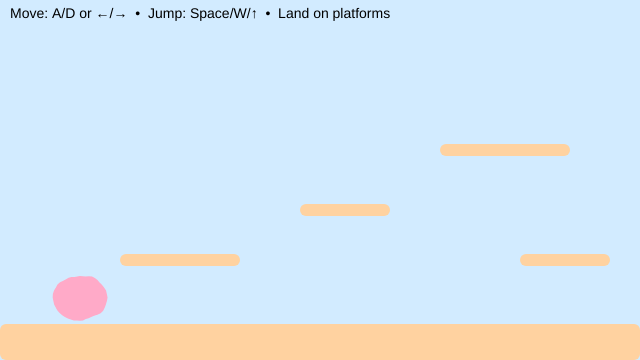
Frame 1 (no input)
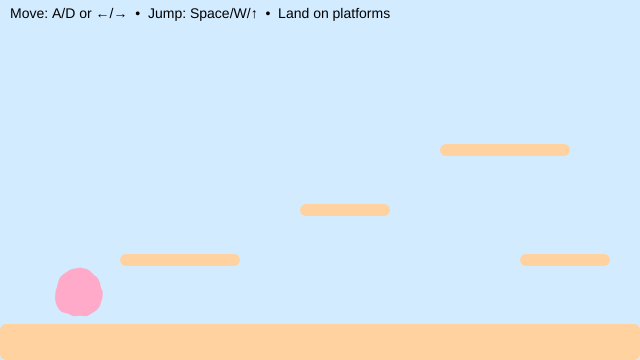
Frame 60 (no input)
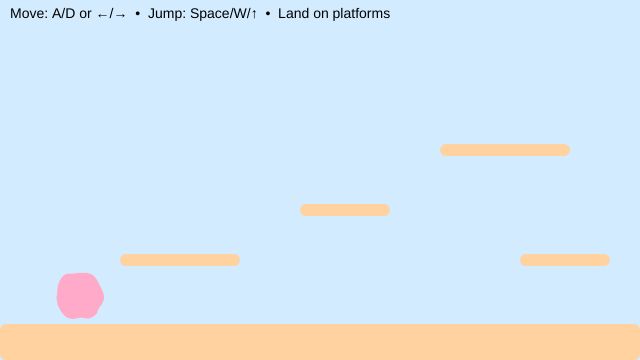
Frame 120 (the mouse pressed at the canvas centre since frame 60)

The p5.js sketch that drew these frames (run headless with seeded random() and noise() and a simulated clock; from frame 60 on, the mouse is pressed at the canvas centre):

// p5.js sketch
// ── sketch.js
// Y-position of the floor (ground level)
let floorY3;

// Player character (soft, animated blob)
let blob3 = {
  // Position (centre of the blob)
  x: 80,
  y: 0,

  // Visual properties
  r: 26, // Base radius
  points: 48, // Number of points used to draw the blob
  wobble: 7, // Edge deformation amount
  wobbleFreq: 0.9,

  // Time values for breathing animation
  t: 0,
  tSpeed: 0.012,

  // Physics: velocity
  vx: 0, // Horizontal velocity
  vy: 0, // Vertical velocity

  // Movement tuning
  accel: 0.7,
  maxRun: 4.8,
  gravity: 0.45, // Downward force
  jumpV: -12.5, // Initial jump impulse

  // State
  onGround: false, // True when standing on a platform

  // Friction
  frictionGround: 0.92,
  frictionAir: 0.998,
};

// List of solid platforms the blob can stand on
// Each platform is an axis-aligned rectangle (AABB)
let platforms = [];

function setup() {
  createCanvas(640, 360);

  // Define the floor height
  floorY3 = height - 36;

  noStroke();
  textFont("sans-serif");
  textSize(14);

  // Create platforms (floor + steps)
  platforms = [
    { x: 0, y: floorY3, w: width, h: height - floorY3 }, // floor
    { x: 120, y: floorY3 - 70, w: 120, h: 12 }, // low step
    { x: 300, y: floorY3 - 120, w: 90, h: 12 }, // mid step
    { x: 440, y: floorY3 - 180, w: 130, h: 12 }, // high step
    { x: 520, y: floorY3 - 70, w: 90, h: 12 }, // return ramp
  ];

  // Start the blob resting on the floor
  blob3.y = floorY3 - blob3.r - 1;
}

function draw() {
  background(210, 235, 255); // calm happy sky

  // --- Draw all platforms ---
  fill(255, 210, 160); // happy warm platforms
  for (const p of platforms) {
    rect(p.x, p.y, p.w, p.h, 6);
  }

  // --- Input: left/right movement ---
  let move = 0;
  if (keyIsDown(65) || keyIsDown(LEFT_ARROW)) move -= 1; // A or ←
  if (keyIsDown(68) || keyIsDown(RIGHT_ARROW)) move += 1; // D or →
  blob3.vx += blob3.accel * move;

  // --- Apply friction and clamp speed ---
  blob3.vx *= blob3.onGround ? blob3.frictionGround : blob3.frictionAir;
  blob3.vx = constrain(blob3.vx, -blob3.maxRun, blob3.maxRun);

  // --- Apply gravity ---
  blob3.vy += blob3.gravity;

  // --- Collision representation ---
  // We collide using a rectangle (AABB),
  // even though the blob is drawn as a circle
  let box = {
    x: blob3.x - blob3.r,
    y: blob3.y - blob3.r,
    w: blob3.r * 2,
    h: blob3.r * 2,
  };

  // --- STEP 1: Move horizontally, then resolve X collisions ---
  box.x += blob3.vx;
  for (const s of platforms) {
    if (overlap(box, s)) {
      if (blob3.vx > 0) {
        // Moving right → hit the left side of a platform
        box.x = s.x - box.w;
      } else if (blob3.vx < 0) {
        // Moving left → hit the right side of a platform
        box.x = s.x + s.w;
      }
      blob3.vx = 0;
    }
  }

  // --- STEP 2: Move vertically, then resolve Y collisions ---
  box.y += blob3.vy;
  blob3.onGround = false;

  for (const s of platforms) {
    if (overlap(box, s)) {
      if (blob3.vy > 0) {
        // Falling → land on top of a platform
        box.y = s.y - box.h;
        blob3.vy = -2.2;
        blob3.onGround = true;
      } else if (blob3.vy < 0) {
        // Rising → hit the underside of a platform
        box.y = s.y + s.h;
        blob3.vy = 0;
      }
    }
  }

  if (blob3.onGround && abs(blob3.vx) < 0.1) {
    blob3.y += sin(frameCount * 0.1) * 0.3;
  }

  // --- Convert collision box back to blob centre ---
  blob3.x = box.x + box.w / 2;
  blob3.y = box.y + box.h / 2;

  // Keep blob inside the canvas horizontally
  blob3.x = constrain(blob3.x, blob3.r, width - blob3.r);

  // --- Draw the animated blob ---
  blob3.t += blob3.tSpeed;
  drawBlobCircle(blob3);

  // --- HUD ---
  fill(0);
  text("Move: A/D or ←/→  •  Jump: Space/W/↑  •  Land on platforms", 10, 18);
}

// Axis-Aligned Bounding Box (AABB) overlap test
// Returns true if rectangles a and b intersect
function overlap(a, b) {
  return (
    a.x < b.x + b.w && a.x + a.w > b.x && a.y < b.y + b.h && a.y + a.h > b.y
  );
}

// Draws the blob using Perlin noise for a soft, breathing effect
function drawBlobCircle(b) {
  fill(255, 170, 200); // happy pink
  beginShape();

  const stretch = b.onGround ? 1.08 : 0.95;

  for (let i = 0; i < b.points; i++) {
    const a = (i / b.points) * TAU;

    // Noise-based radius offset
    const n = noise(
      cos(a) * b.wobbleFreq + 100,
      sin(a) * b.wobbleFreq + 100,
      b.t,
    );

    const r = b.r * stretch + map(n, 0, 1, -b.wobble, b.wobble);

    vertex(b.x + cos(a) * r, b.y + sin(a) * r);
  }

  endShape(CLOSE);
}

// Jump input (only allowed when grounded)
function keyPressed() {
  if (
    (key === " " || key === "W" || key === "w" || keyCode === UP_ARROW) &&
    blob3.onGround
  ) {
    blob3.vy = blob3.jumpV;
    blob3.onGround = false;
  }
}

/* In-class tweaks for experimentation:
   • Add a new platform:
     platforms.push({ x: 220, y: floorY3 - 150, w: 80, h: 12 });

   • “Ice” feel → frictionGround = 0.95
   • “Sand” feel → frictionGround = 0.80
*/
